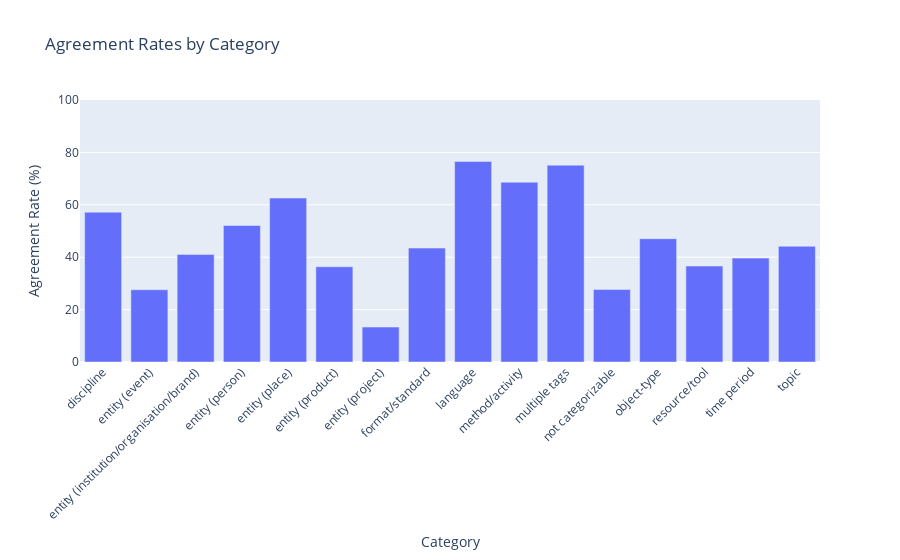

Notebook code cell kept with this figure:
### Code cell
agreement_rates = []

for category in categories:
    agreement_rates.append(calculate_agreement(category))

# Plotting the agreement rates using Plotly
fig = go.Figure(data=[
    go.Bar(name='Agreement Rates', x=categories, y=agreement_rates)
])

fig.update_layout(
    title='Agreement Rates by Category',
    xaxis_title='Category',
    yaxis_title='Agreement Rate (%)',
    xaxis_tickangle=-45,
    yaxis=dict(range=[0, 100]) #0-100 % on y-axis
)

fig.show()

### Figure 1 — Plotly figure (JSON) as saved in the notebook; plotly's stock layout.template omitted (floating-point values rounded to 4 significant figures)
{"data": [{"name": "Agreement Rates", "type": "bar", "x": ["discipline", "entity (event)", "entity (institution/organisation/brand)", "entity (person)", "entity (place)", "entity (product)", "entity (project)", "format/standard", "language", "method/activity", "multiple tags", "not categorizable", "object-type", "resource/tool", "time period", "topic"], "y": [57.18, 27.59, 41.07, 52.1, 62.58, 36.36, 13.33, 43.48, 76.56, 68.6, 75.13, 27.65, 47.06, 36.62, 39.66, 44.17]}], "layout": {"title": {"text": "Agreement Rates by Category"}, "xaxis": {"tickangle": -45, "title": {"text": "Category"}}, "yaxis": {"range": [0, 100], "title": {"text": "Agreement Rate (%)"}}}}
